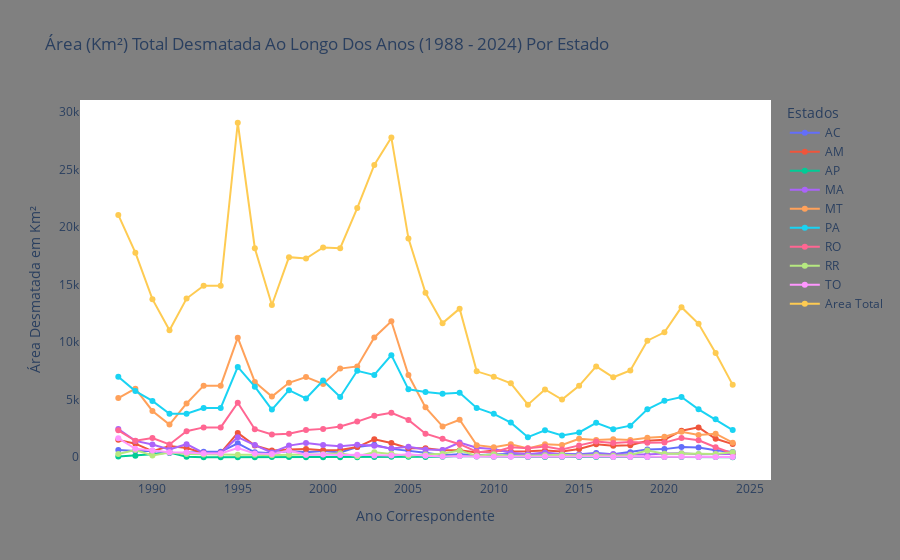

This figure's notebook cell:
### Code cell
grafico_area = px.line(
    dados_long, 
    x = "Ano/Estados", 
    y = "Area", 
    title = "Área (Km²) Total Desmatada Ao Longo Dos Anos (1988 - 2024) Por Estado",
    labels = {"Area": "Área Desmatada em Km²", "Ano/Estados": "Ano Correspondente"},
    markers = True,
    color = "Estados")

grafico_area.update_layout(
    paper_bgcolor = "grey",  # Cor de fundo da área do papel
    plot_bgcolor = "white"        # Cor de fundo da área do gráfico
)

grafico_area.show()

### Figure 1 — Plotly figure (JSON) as saved in the notebook; plotly's stock layout.template omitted (floating-point values rounded to 4 significant figures)
{"data": [{"hovertemplate": "Estados=AC<br>Ano Correspondente=%{x}<br>Área Desmatada em Km²=%{y}<extra></extra>", "legendgroup": "AC", "line": {"color": "#636efa", "dash": "solid"}, "marker": {"symbol": "circle"}, "mode": "lines+markers", "name": "AC", "orientation": "v", "showlegend": true, "type": "scatter", "x": [1988, 1989, 1990, 1991, 1992, 1993, 1994, 1995, 1996, 1997, 1998, 1999, 2000, 2001, 2002, 2003, 2004, 2005, 2006, 2007, 2008, 2009, 2010, 2011, 2012, 2013, 2014, 2015, 2016, 2017, 2018, 2019, 2020, 2021, 2022, 2023, 2024], "xaxis": "x", "y": [620, 540, 550, 380, 400, 482, 482, 1208, 433, 358, 536, 441, 547, 419, 883, 1078, 728, 592, 398, 184, 254, 167, 259, 280, 305, 221, 309, 264, 372, 257, 444, 682, 706, 889, 840, 601, 448], "yaxis": "y"}, {"hovertemplate": "Estados=AM<br>Ano Correspondente=%{x}<br>Área Desmatada em Km²=%{y}<extra></extra>", "legendgroup": "AM", "line": {"color": "#EF553B", "dash": "solid"}, "marker": {"symbol": "circle"}, "mode": "lines+markers", "name": "AM", "orientation": "v", "showlegend": true, "type": "scatter", "x": [1988, 1989, 1990, 1991, 1992, 1993, 1994, 1995, 1996, 1997, 1998, 1999, 2000, 2001, 2002, 2003, 2004, 2005, 2006, 2007, 2008, 2009, 2010, 2011, 2012, 2013, 2014, 2015, 2016, 2017, 2018, 2019, 2020, 2021, 2022, 2023, 2024], "xaxis": "x", "y": [1510, 1180, 520, 980, 799, 370, 370, 2114, 1023, 589, 670, 720, 612, 634, 885, 1558, 1232, 775, 788, 610, 604, 405, 595, 502, 523, 583, 500, 712, 1129, 1001, 1045, 1434, 1512, 2306, 2594, 1610, 1143], "yaxis": "y"}, {"hovertemplate": "Estados=AP<br>Ano Correspondente=%{x}<br>Área Desmatada em Km²=%{y}<extra></extra>", "legendgroup": "AP", "line": {"color": "#00cc96", "dash": "solid"}, "marker": {"symbol": "circle"}, "mode": "lines+markers", "name": "AP", "orientation": "v", "showlegend": true, "type": "scatter", "x": [1988, 1989, 1990, 1991, 1992, 1993, 1994, 1995, 1996, 1997, 1998, 1999, 2000, 2001, 2002, 2003, 2004, 2005, 2006, 2007, 2008, 2009, 2010, 2011, 2012, 2013, 2014, 2015, 2016, 2017, 2018, 2019, 2020, 2021, 2022, 2023, 2024], "xaxis": "x", "y": [60, 130, 250, 410, 36, 0, 0, 9, 0, 18, 30, 0, 0, 7, 0, 25, 46, 33, 30, 39, 100, 70, 53, 66, 27, 23, 31, 25, 17, 24, 24, 32, 24, 17, 14, 17, 0], "yaxis": "y"}, {"hovertemplate": "Estados=MA<br>Ano Correspondente=%{x}<br>Área Desmatada em Km²=%{y}<extra></extra>", "legendgroup": "MA", "line": {"color": "#ab63fa", "dash": "solid"}, "marker": {"symbol": "circle"}, "mode": "lines+markers", "name": "MA", "orientation": "v", "showlegend": true, "type": "scatter", "x": [1988, 1989, 1990, 1991, 1992, 1993, 1994, 1995, 1996, 1997, 1998, 1999, 2000, 2001, 2002, 2003, 2004, 2005, 2006, 2007, 2008, 2009, 2010, 2011, 2012, 2013, 2014, 2015, 2016, 2017, 2018, 2019, 2020, 2021, 2022, 2023, 2024], "xaxis": "x", "y": [2450, 1420, 1100, 670, 1135, 372, 372, 1745, 1061, 409, 1012, 1230, 1065, 958, 1085, 993, 755, 922, 674, 631, 1271, 828, 712, 396, 269, 403, 257, 209, 258, 265, 253, 237, 336, 350, 271, 306, 287], "yaxis": "y"}, {"hovertemplate": "Estados=MT<br>Ano Correspondente=%{x}<br>Área Desmatada em Km²=%{y}<extra></extra>", "legendgroup": "MT", "line": {"color": "#FFA15A", "dash": "solid"}, "marker": {"symbol": "circle"}, "mode": "lines+markers", "name": "MT", "orientation": "v", "showlegend": true, "type": "scatter", "x": [1988, 1989, 1990, 1991, 1992, 1993, 1994, 1995, 1996, 1997, 1998, 1999, 2000, 2001, 2002, 2003, 2004, 2005, 2006, 2007, 2008, 2009, 2010, 2011, 2012, 2013, 2014, 2015, 2016, 2017, 2018, 2019, 2020, 2021, 2022, 2023, 2024], "xaxis": "x", "y": [5140, 5960, 4020, 2840, 4674, 6220, 6220, 10391, 6543, 5271, 6466, 6963, 6369, 7703, 7892, 10405, 11814, 7145, 4333, 2678, 3258, 1049, 871, 1120, 757, 1139, 1075, 1601, 1489, 1561, 1490, 1702, 1779, 2213, 1927, 2048, 1264], "yaxis": "y"}, {"hovertemplate": "Estados=PA<br>Ano Correspondente=%{x}<br>Área Desmatada em Km²=%{y}<extra></extra>", "legendgroup": "PA", "line": {"color": "#19d3f3", "dash": "solid"}, "marker": {"symbol": "circle"}, "mode": "lines+markers", "name": "PA", "orientation": "v", "showlegend": true, "type": "scatter", "x": [1988, 1989, 1990, 1991, 1992, 1993, 1994, 1995, 1996, 1997, 1998, 1999, 2000, 2001, 2002, 2003, 2004, 2005, 2006, 2007, 2008, 2009, 2010, 2011, 2012, 2013, 2014, 2015, 2016, 2017, 2018, 2019, 2020, 2021, 2022, 2023, 2024], "xaxis": "x", "y": [6990, 5750, 4890, 3780, 3787, 4284, 4284, 7845, 6135, 4139, 5829, 5111, 6671, 5237, 7510, 7145, 8870, 5899, 5659, 5526, 5607, 4281, 3770, 3008, 1741, 2346, 1887, 2153, 2992, 2433, 2744, 4172, 4899, 5238, 4162, 3299, 2362], "yaxis": "y"}, {"hovertemplate": "Estados=RO<br>Ano Correspondente=%{x}<br>Área Desmatada em Km²=%{y}<extra></extra>", "legendgroup": "RO", "line": {"color": "#FF6692", "dash": "solid"}, "marker": {"symbol": "circle"}, "mode": "lines+markers", "name": "RO", "orientation": "v", "showlegend": true, "type": "scatter", "x": [1988, 1989, 1990, 1991, 1992, 1993, 1994, 1995, 1996, 1997, 1998, 1999, 2000, 2001, 2002, 2003, 2004, 2005, 2006, 2007, 2008, 2009, 2010, 2011, 2012, 2013, 2014, 2015, 2016, 2017, 2018, 2019, 2020, 2021, 2022, 2023, 2024], "xaxis": "x", "y": [2340, 1430, 1670, 1110, 2265, 2595, 2595, 4730, 2432, 1986, 2041, 2358, 2465, 2673, 3099, 3597, 3858, 3244, 2049, 1611, 1136, 482, 435, 865, 773, 932, 684, 1030, 1376, 1243, 1316, 1257, 1273, 1673, 1480, 867, 325], "yaxis": "y"}, {"hovertemplate": "Estados=RR<br>Ano Correspondente=%{x}<br>Área Desmatada em Km²=%{y}<extra></extra>", "legendgroup": "RR", "line": {"color": "#B6E880", "dash": "solid"}, "marker": {"symbol": "circle"}, "mode": "lines+markers", "name": "RR", "orientation": "v", "showlegend": true, "type": "scatter", "x": [1988, 1989, 1990, 1991, 1992, 1993, 1994, 1995, 1996, 1997, 1998, 1999, 2000, 2001, 2002, 2003, 2004, 2005, 2006, 2007, 2008, 2009, 2010, 2011, 2012, 2013, 2014, 2015, 2016, 2017, 2018, 2019, 2020, 2021, 2022, 2023, 2024], "xaxis": "x", "y": [290, 630, 150, 420, 281, 240, 240, 220, 214, 184, 223, 220, 253, 345, 84, 439, 311, 133, 231, 309, 574, 121, 256, 141, 124, 170, 219, 156, 202, 132, 195, 590, 297, 315, 279, 284, 436], "yaxis": "y"}, {"hovertemplate": "Estados=TO<br>Ano Correspondente=%{x}<br>Área Desmatada em Km²=%{y}<extra></extra>", "legendgroup": "TO", "line": {"color": "#FF97FF", "dash": "solid"}, "marker": {"symbol": "circle"}, "mode": "lines+markers", "name": "TO", "orientation": "v", "showlegend": true, "type": "scatter", "x": [1988, 1989, 1990, 1991, 1992, 1993, 1994, 1995, 1996, 1997, 1998, 1999, 2000, 2001, 2002, 2003, 2004, 2005, 2006, 2007, 2008, 2009, 2010, 2011, 2012, 2013, 2014, 2015, 2016, 2017, 2018, 2019, 2020, 2021, 2022, 2023, 2024], "xaxis": "x", "y": [1650, 730, 580, 440, 409, 333, 333, 797, 320, 273, 576, 216, 244, 189, 212, 156, 158, 271, 124, 63, 107, 61, 49, 40, 52, 74, 50, 57, 58, 31, 25, 23, 25, 37, 27, 32, 23], "yaxis": "y"}, {"hovertemplate": "Estados=Area Total<br>Ano Correspondente=%{x}<br>Área Desmatada em Km²=%{y}<extra></extra>", "legendgroup": "Area Total", "line": {"color": "#FECB52", "dash": "solid"}, "marker": {"symbol": "circle"}, "mode": "lines+markers", "name": "Area Total", "orientation": "v", "showlegend": true, "type": "scatter", "x": [1988, 1989, 1990, 1991, 1992, 1993, 1994, 1995, 1996, 1997, 1998, 1999, 2000, 2001, 2002, 2003, 2004, 2005, 2006, 2007, 2008, 2009, 2010, 2011, 2012, 2013, 2014, 2015, 2016, 2017, 2018, 2019, 2020, 2021, 2022, 2023, 2024], "xaxis": "x", "y": [21050, 17770, 13730, 11030, 13786, 14896, 14896, 29059, 18161, 13227, 17383, 17259, 18226, 18165, 21650, 25396, 27772, 19014, 14286, 11651, 12911, 7464, 7000, 6418, 4571, 5891, 5012, 6207, 7893, 6947, 7536, 10129, 10851, 13038, 11594, 9064, 6288], "yaxis": "y"}], "layout": {"legend": {"title": {"text": "Estados"}, "tracegroupgap": 0}, "paper_bgcolor": "grey", "plot_bgcolor": "white", "title": {"text": "Área (Km²) Total Desmatada Ao Longo Dos Anos (1988 - 2024) Por Estado"}, "xaxis": {"anchor": "y", "domain": [0, 1], "title": {"text": "Ano Correspondente"}}, "yaxis": {"anchor": "x", "domain": [0, 1], "title": {"text": "Área Desmatada em Km²"}}}}
